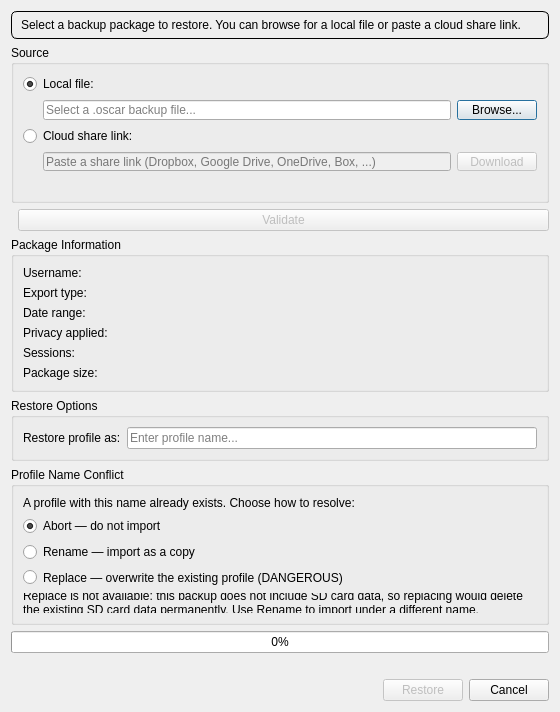
<?xml version="1.0" encoding="UTF-8"?>
<ui version="4.0">
 <class>RestoreDialog</class>
 <widget class="QDialog" name="RestoreDialog">
  <property name="geometry">
   <rect>
    <x>0</x>
    <y>0</y>
    <width>560</width>
    <height>640</height>
   </rect>
  </property>
  <property name="windowTitle">
   <string>Restore Profile</string>
  </property>
  <layout class="QVBoxLayout" name="mainLayout">
   <!-- Introductory text -->
   <item>
    <widget class="QLabel" name="introLabel">
     <property name="styleSheet">
      <string notr="true">border: 1px solid; border-radius: 6px; padding: 6px;</string>
     </property>
     <property name="text">
      <string>Select a backup package to restore. You can browse for a local file or paste a cloud share link.</string>
     </property>
     <property name="wordWrap">
      <bool>true</bool>
     </property>
    </widget>
   </item>
   <!-- Source selection group -->
   <item>
    <widget class="QGroupBox" name="sourceGroup">
     <property name="title">
      <string>Source</string>
     </property>
     <layout class="QVBoxLayout" name="sourceLayout">
      <!-- Local file row -->
      <item>
       <widget class="QRadioButton" name="sourceLocalRadio">
        <property name="text">
         <string>Local file:</string>
        </property>
        <property name="checked">
         <bool>true</bool>
        </property>
       </widget>
      </item>
      <item>
       <layout class="QHBoxLayout" name="localFileLayout">
        <item>
         <spacer name="localIndentSpacer">
          <property name="orientation">
           <enum>Qt::Orientation::Horizontal</enum>
          </property>
          <property name="sizeType">
           <enum>QSizePolicy::Fixed</enum>
          </property>
          <property name="sizeHint" stdset="0">
           <size>
            <width>20</width>
            <height>0</height>
           </size>
          </property>
         </spacer>
        </item>
        <item>
         <widget class="QLineEdit" name="packagePathEdit">
          <property name="placeholderText">
           <string>Select a .oscar backup file...</string>
          </property>
          <property name="readOnly">
           <bool>true</bool>
          </property>
         </widget>
        </item>
        <item>
         <widget class="QPushButton" name="browseButton">
          <property name="text">
           <string>Browse...</string>
          </property>
         </widget>
        </item>
       </layout>
      </item>
      <!-- URL row -->
      <item>
       <widget class="QRadioButton" name="sourceUrlRadio">
        <property name="text">
         <string>Cloud share link:</string>
        </property>
       </widget>
      </item>
      <item>
       <layout class="QHBoxLayout" name="urlLayout">
        <item>
         <spacer name="urlIndentSpacer">
          <property name="orientation">
           <enum>Qt::Orientation::Horizontal</enum>
          </property>
          <property name="sizeType">
           <enum>QSizePolicy::Fixed</enum>
          </property>
          <property name="sizeHint" stdset="0">
           <size>
            <width>20</width>
            <height>0</height>
           </size>
          </property>
         </spacer>
        </item>
        <item>
         <widget class="QLineEdit" name="urlEdit">
          <property name="placeholderText">
           <string>Paste a share link (Dropbox, Google Drive, OneDrive, Box, ...)</string>
          </property>
          <property name="enabled">
           <bool>false</bool>
          </property>
         </widget>
        </item>
        <item>
         <widget class="QPushButton" name="downloadButton">
          <property name="text">
           <string>Download</string>
          </property>
          <property name="enabled">
           <bool>false</bool>
          </property>
         </widget>
        </item>
       </layout>
      </item>
      <item>
       <layout class="QHBoxLayout" name="providerHintLayout">
        <item>
         <spacer name="hintIndentSpacer">
          <property name="orientation">
           <enum>Qt::Orientation::Horizontal</enum>
          </property>
          <property name="sizeType">
           <enum>QSizePolicy::Fixed</enum>
          </property>
          <property name="sizeHint" stdset="0">
           <size>
            <width>20</width>
            <height>0</height>
           </size>
          </property>
         </spacer>
        </item>
        <item>
         <widget class="QLabel" name="providerHintLabel">
          <property name="text">
           <string/>
          </property>
          <property name="styleSheet">
           <string notr="true">color: gray; font-size: small;</string>
          </property>
         </widget>
        </item>
       </layout>
      </item>
     </layout>
    </widget>
   </item>
   <!-- Validate button (separate from source group for clarity) -->
   <item>
    <layout class="QHBoxLayout" name="validateLayout">
     <item>
      <spacer name="validateSpacer">
       <property name="orientation">
        <enum>Qt::Orientation::Horizontal</enum>
       </property>
      </spacer>
     </item>
     <item>
      <widget class="QPushButton" name="validateButton">
       <property name="text">
        <string>Validate</string>
       </property>
       <property name="enabled">
        <bool>false</bool>
       </property>
      </widget>
     </item>
    </layout>
   </item>
   <!-- Package info group (hidden until validated) -->
   <item>
    <widget class="QGroupBox" name="infoGroup">
     <property name="title">
      <string>Package Information</string>
     </property>
     <property name="visible">
      <bool>false</bool>
     </property>
     <layout class="QFormLayout" name="infoLayout">
      <item row="0" column="0">
       <widget class="QLabel" name="infoUsernameCaption">
        <property name="text">
         <string>Username:</string>
        </property>
       </widget>
      </item>
      <item row="0" column="1">
       <widget class="QLabel" name="infoUsernameLabel">
        <property name="text">
         <string/>
        </property>
       </widget>
      </item>
      <item row="1" column="0">
       <widget class="QLabel" name="infoTypeCaption">
        <property name="text">
         <string>Export type:</string>
        </property>
       </widget>
      </item>
      <item row="1" column="1">
       <widget class="QLabel" name="infoTypeLabel">
        <property name="text">
         <string/>
        </property>
       </widget>
      </item>
      <item row="2" column="0">
       <widget class="QLabel" name="infoDateRangeCaption">
        <property name="text">
         <string>Date range:</string>
        </property>
       </widget>
      </item>
      <item row="2" column="1">
       <widget class="QLabel" name="infoDateRangeLabel">
        <property name="text">
         <string/>
        </property>
       </widget>
      </item>
      <item row="3" column="0">
       <widget class="QLabel" name="infoPrivacyCaption">
        <property name="text">
         <string>Privacy applied:</string>
        </property>
       </widget>
      </item>
      <item row="3" column="1">
       <widget class="QLabel" name="infoPrivacyLabel">
        <property name="text">
         <string/>
        </property>
       </widget>
      </item>
      <item row="4" column="0">
       <widget class="QLabel" name="infoSessionsCaption">
        <property name="text">
         <string>Sessions:</string>
        </property>
       </widget>
      </item>
      <item row="4" column="1">
       <widget class="QLabel" name="infoSessionsLabel">
        <property name="text">
         <string/>
        </property>
       </widget>
      </item>
      <item row="5" column="0">
       <widget class="QLabel" name="infoSizeCaption">
        <property name="text">
         <string>Package size:</string>
        </property>
       </widget>
      </item>
      <item row="5" column="1">
       <widget class="QLabel" name="infoSizeLabel">
        <property name="text">
         <string/>
        </property>
       </widget>
      </item>
     </layout>
    </widget>
   </item>
   <!-- Restore options group (hidden until validated) -->
   <item>
    <widget class="QGroupBox" name="nameGroup">
     <property name="title">
      <string>Restore Options</string>
     </property>
     <property name="visible">
      <bool>false</bool>
     </property>
     <layout class="QFormLayout" name="nameLayout">
      <item row="0" column="0">
       <widget class="QLabel" name="profileNameCaption">
        <property name="text">
         <string>Restore profile as:</string>
        </property>
       </widget>
      </item>
      <item row="0" column="1">
       <widget class="QLineEdit" name="profileNameEdit">
        <property name="placeholderText">
         <string>Enter profile name...</string>
        </property>
       </widget>
      </item>
     </layout>
    </widget>
   </item>
   <!-- Conflict resolution group (hidden unless conflict detected) -->
   <item>
    <widget class="QGroupBox" name="conflictGroup">
     <property name="title">
      <string>Profile Name Conflict</string>
     </property>
     <property name="visible">
      <bool>false</bool>
     </property>
     <layout class="QVBoxLayout" name="conflictLayout">
      <item>
       <widget class="QLabel" name="conflictLabel">
        <property name="text">
         <string>A profile with this name already exists. Choose how to resolve:</string>
        </property>
        <property name="wordWrap">
         <bool>true</bool>
        </property>
       </widget>
      </item>
      <item>
       <widget class="QRadioButton" name="abortRadio">
        <property name="text">
         <string>Abort — do not import</string>
        </property>
        <property name="checked">
         <bool>true</bool>
        </property>
       </widget>
      </item>
      <item>
       <widget class="QRadioButton" name="renameRadio">
        <property name="text">
         <string>Rename — import as a copy</string>
        </property>
       </widget>
      </item>
      <item>
       <widget class="QRadioButton" name="replaceRadio">
        <property name="text">
         <string>Replace — overwrite the existing profile (DANGEROUS)</string>
        </property>
       </widget>
      </item>
      <item>
       <widget class="QLabel" name="noReplaceLabel">
        <property name="text">
         <string>Replace is not available: this backup does not include SD card data, so replacing would delete the existing SD card data permanently. Use Rename to import under a different name.</string>
        </property>
        <property name="wordWrap">
         <bool>true</bool>
        </property>
        <property name="visible">
         <bool>false</bool>
        </property>
       </widget>
      </item>
     </layout>
    </widget>
   </item>
   <!-- Vertical spacer -->
   <item>
    <spacer name="verticalSpacer">
     <property name="orientation">
      <enum>Qt::Orientation::Vertical</enum>
     </property>
     <property name="sizeHint" stdset="0">
      <size>
       <width>20</width>
       <height>10</height>
      </size>
     </property>
    </spacer>
   </item>
   <!-- Progress bar -->
   <item>
    <widget class="QProgressBar" name="progressBar">
     <property name="value">
      <number>0</number>
     </property>
    </widget>
   </item>
   <!-- Status label -->
   <item>
    <widget class="QLabel" name="statusLabel">
     <property name="text">
      <string/>
     </property>
    </widget>
   </item>
   <!-- Button row -->
   <item>
    <layout class="QHBoxLayout" name="buttonLayout">
     <item>
      <spacer name="buttonSpacer">
       <property name="orientation">
        <enum>Qt::Orientation::Horizontal</enum>
       </property>
       <property name="sizeHint" stdset="0">
        <size>
         <width>40</width>
         <height>20</height>
        </size>
       </property>
      </spacer>
     </item>
     <item>
      <widget class="QPushButton" name="restoreButton">
       <property name="text">
        <string>Restore</string>
       </property>
       <property name="enabled">
        <bool>false</bool>
       </property>
      </widget>
     </item>
     <item>
      <widget class="QPushButton" name="closeButton">
       <property name="text">
        <string>Cancel</string>
       </property>
      </widget>
     </item>
    </layout>
   </item>
  </layout>
 </widget>
 <resources/>
 <connections/>
</ui>
